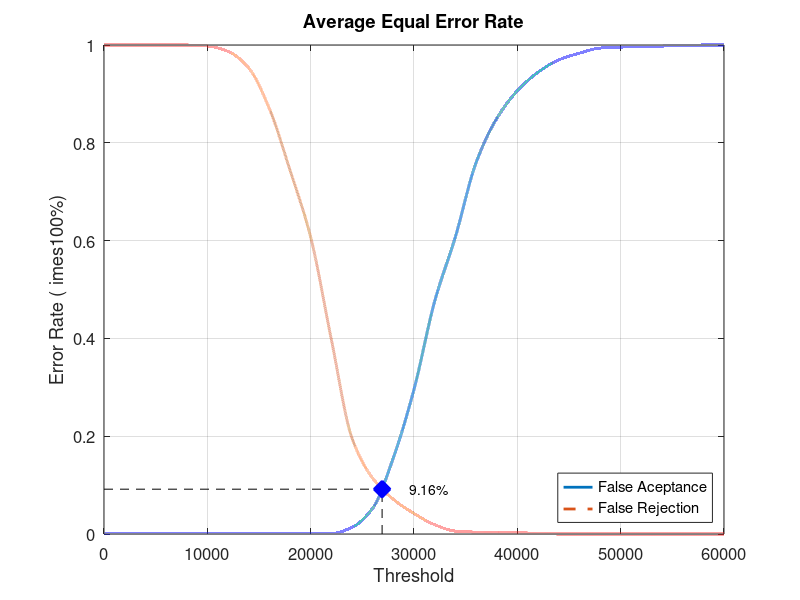
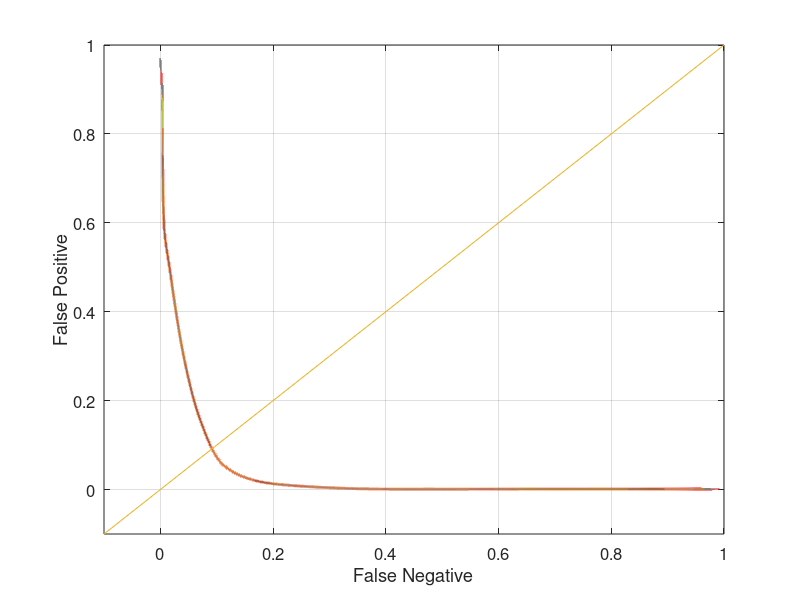

Reproduce these figures in MATLAB, in order.
close all;
clear;
clc;
x = 0:2000:60000;
xq = 0:0.5:60000;

y0 = [0 0.00105263 0.00105263 0.00105263 0.00105263 0.00105263 0.00105263 0.00105263 0.00105263 0.00105263 0.00105263 0.00105263 0.0136842 0.0526316 0.155789 0.295789 0.475789 0.607368 0.758947 0.849474 0.906316 0.944211 0.969474 0.983158 0.993684 0.99579 0.996842 0.997895 0.998947 1 1]
yy0 = interp1(x, y0, xq, 'pchip');
y1 = [1 1 1 1 1 0.998 0.987 0.953 0.87 0.744 0.607 0.398 0.196 0.114 0.071 0.042 0.019 0.006 0.004 0.004 0.003 0.001 0 0 0 0 0 0 0 0 0]
yy1 = interp1(x, y1, xq, 'pchip');

% Calculating EER: 
y2 = abs(y0 - y1);
find(y2 == min(y2))
yy2 = abs(yy0 - yy1);
xEER = find(yy2 == min(yy2));
xEERIndex = xq(xEER) % X-axis EER
yEER = yy0(xEER) % Y-axis EER

main = figure
plot(xq, yy0,'-','LineWidth', 2);	hold on
plot(xq, yy1,'--','LineWidth', 2);	hold on
plot([xEERIndex xEERIndex], [0 yEER], 'k--');	hold on
plot([0 xEERIndex], [yEER yEER], 'k--');	hold on
plot(xEERIndex, yEER, 'bx', 'LineWidth', 10);	hold on
text(xEERIndex + 10 * xEERIndex / 100, yEER, [num2str(round((10000 * yEER)) / 100) '%'])
legend('False Aceptance', 'False Rejection', 'Location', 'SouthEast')
xlabel('Threshold')
ylabel('Error Rate (	imes100%)')
title('Average Equal Error Rate')
set(gca, 'FontSize', 12)
axis([0 60000 0 1])
grid on

print(main, 'Database2AverageMain', '-dpng');
FNRxFPR = figure('Color', [1 1 1]);
plot(yy1, yy0, '-', yy1, yy0, 'LineWidth', 2);
hold on
y = -0.1:0.1:1
plot(y, y); 
set(gca, 'FontSize', 12)
xlabel('False Negative')
ylabel('False Positive')
axis([-0.1 1 -0.1 1])
set(gca, 'FontSize', 12)
grid on

print(FNRxFPR, 'Database2AverageFNRxFPR','-dpng');
